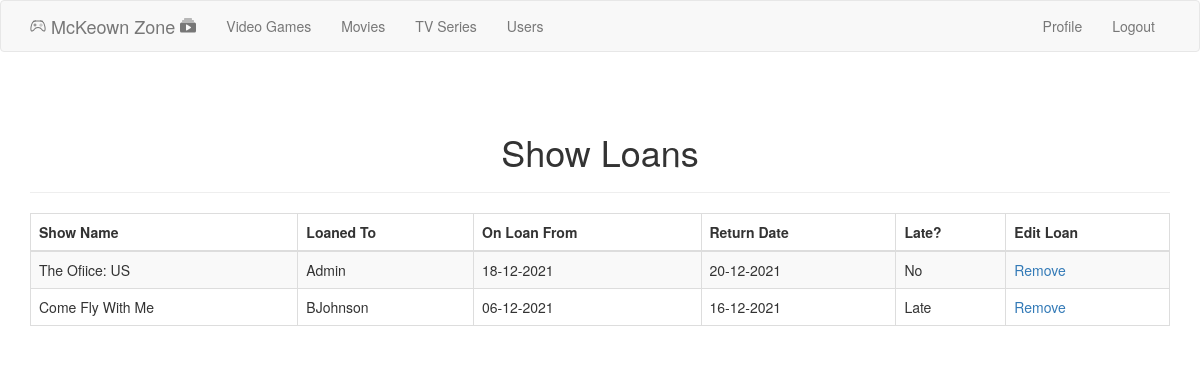
/admin/showloans (signed in), run on the app's committed database.
### app/models.py (models this page shows, shortened)
class ShowBooking(db.Model):
    bookingid = db.Column(db.Integer, primary_key=True, autoincrement=True)
    userid = db.Column(db.Integer, db.ForeignKey('user.id'))
    showid = db.Column(db.Integer, db.ForeignKey('show.id'))
    fromdate = db.Column(db.DateTime)
    todate = db.Column(db.DateTime)
    req_date = db.Column(db.DateTime)

class Show(UserMixin, db.Model):
	id = db.Column(db.Integer, primary_key=True)
	name = db.Column(db.String(50))
	description = db.Column(db.String(250))
	release_year = db.Column(db.Integer)
	rating = db.Column(db.Integer)
	loan_status = db.Column(db.String(150))
	last_update = db.Column(db.DateTime, default=datetime.utcnow)
	requested_show = db.relationship(
 		'Show',
	secondary=show_requests,
	primaryjoin=(show_requests.c.requester_id == id),
	secondaryjoin=(show_requests.c.requested_id == id),
	backref=db.backref('requesters', lazy='dynamic'),
	lazy='dynamic')

class User(UserMixin, db.Model):
	id = db.Column(db.Integer, primary_key=True)
	username = db.Column(db.String(64), index=True, unique=True)
	first_name = db.Column(db.String(64))
	last_name = db.Column(db.String(64))
	email = db.Column(db.String(120), index=True, unique=True)
	password_hash = db.Column(db.String(128))
	posts = db.relationship('Post', backref='author', lazy='dynamic')
	about_me = db.Column(db.String(140))
	last_seen = db.Column(db.DateTime, default= datetime.utcnow)
	Address_id = db.Column(db.Integer, db.ForeignKey('address.id', ondelete='CASCADE'))
	is_admin = db.Column(db.Boolean, default=False)
	followed = db.relationship(
		'User',
		secondary=followers,
		primaryjoin = (followers.c.follower_id == id),
		secondaryjoin = (followers.c.followed_id == id),
		backref= db.backref('followers', lazy='dynamic'),
		lazy='dynamic')

### app/routes.py (the view)
@app.route('/admin/showloans')
@login_required
def show_loans():
	check_admin()
	loans = ShowBooking.query.all()
	return render_template ('showloan.html', loans=loans, show=Show(), user=User(), datetime=datetime, title= "Loans")

### app/models.py (called while the page is built)
@login.user_loader
def load_user(id):
	return User.query.get(int(id));

### app/routes.py (called while the page is built)
@app.before_request
def before_request():
	if current_user.is_authenticated:
		current_user.last_seen = datetime.utcnow()
		db.session.commit()

def check_admin():
	if not current_user.is_admin:
		abort(403)

### app/templates/showloan.html (shortened to what this page needs)
{% import "bootstrap/utils.html" as utils %}
{% extends "base.html" %}
{% block app_content %}
<div class="content-section">
  <div class="outer">
    <div class="middle">
      <div class="inner">
        <br/>
        <br/>
        <h1 style="text-align:center;">Show Loans</h1>
        {% if loans %}
          <hr class="intro-divider">
          <div class="center">
              <table class="table table-hover table-striped table-bordered">
              <thead>
                <tr class="table-info">
                  <th scope="col"> Show Name </th> </div>
                  <th scope="col"> Loaned To </th>
                  <th scope="col"> On Loan From </th>
                  <th scope="col"> Return Date </th>
                  <th scope="col"> Late? </th>
                  <th scope="col"> Edit Loan </th>
              <tbody>
              {% for loan in loans %}
              <tr>
                <td> {{ show.query.filter_by(id=loan.showid).first().name }} </td>
                <td> {{ user.query.filter_by(id=loan.userid).first().username }} </td>
                <td> {{ loan.fromdate.strftime('%d-%m-%Y') }} </td>
                <td> {{ loan.todate.strftime('%d-%m-%Y') }} </td>
                <td>
                  {% if loan.todate < datetime.utcnow() %}
                  Late
                  {% else %}
                  No
                  {% endif %}
                </td>
                <td>
                  <a href="{{ url_for('removeshowloan', id=loan.bookingid) }}">
                     Remove
                  </a>
                </td>
                </tr>
              {% endfor %}
              </tbody>
          </div>
        {% else %}
          <div style="text-align: center">
            <h3> No TV Shows are currently on Loan. </h3>
            <hr class="intro-divider">
        {% endif %}
      </div>
    </div>
  </div>
</div>
{% endblock %}

### data on the page
ShowBooking: query.filter_by "The Ofiice: US", query.filter_by "Admin", fromdate "18-12-2021", todate "20-12-2021", shows "No"
ShowBooking: query.filter_by "Come Fly With Me", query.filter_by "BJohnson", fromdate "06-12-2021", todate "16-12-2021", shows "Late"
